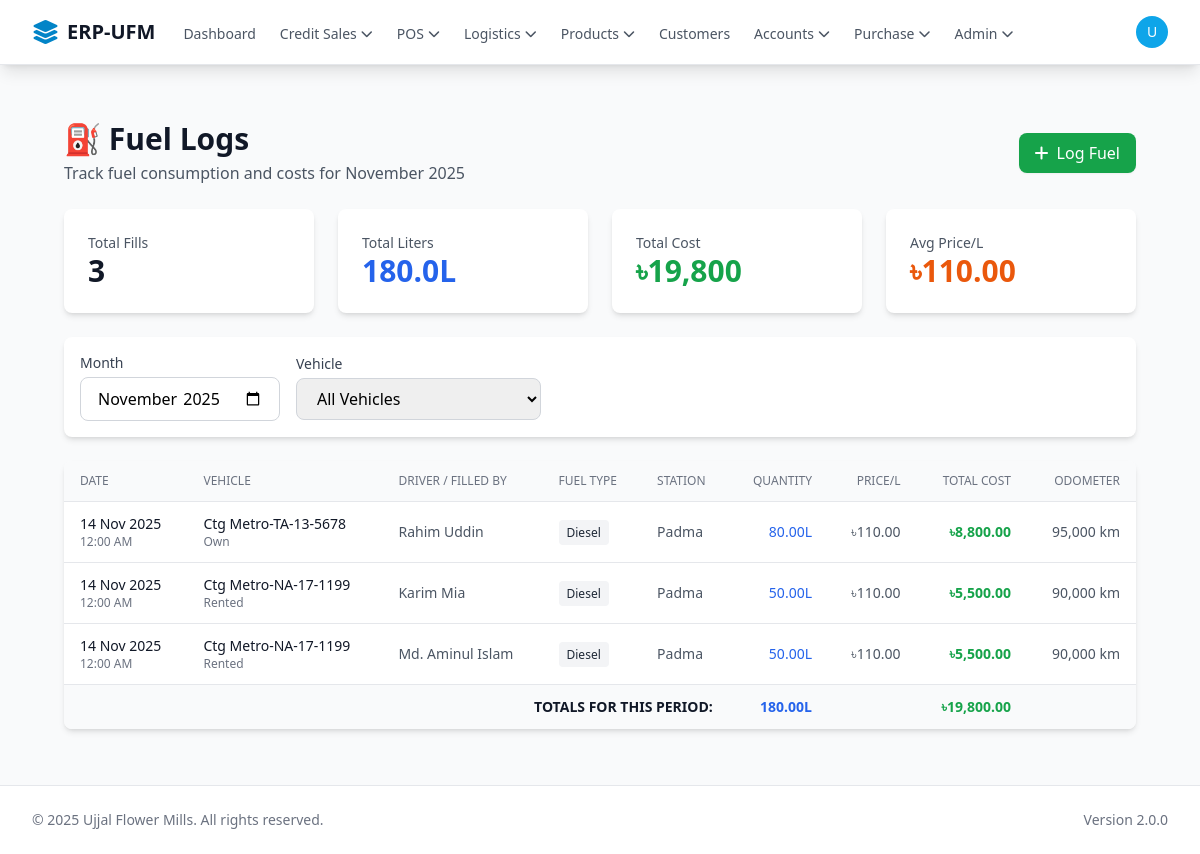
/logistics/fuel/index.php (signed in), run on the app's committed database.
### tables this page shows
CREATE TABLE `fuel_logs` (
  `id` int(11) NOT NULL,
  `vehicle_id` int(11) NOT NULL,
  `trip_id` int(11) DEFAULT NULL,
  `fuel_date` date NOT NULL,
  `fuel_type` varchar(50) DEFAULT NULL,
  `quantity_liters` decimal(8,2) NOT NULL,
  `price_per_liter` decimal(10,2) NOT NULL,
  `total_cost` decimal(10,2) GENERATED ALWAYS AS (`quantity_liters` * `price_per_liter`) STORED,
  `odometer_reading` int(11) DEFAULT NULL,
  `filled_by` varchar(255) DEFAULT NULL,
  `station_name` varchar(255) DEFAULT NULL,
  `receipt_number` varchar(100) DEFAULT NULL,
  `notes` text DEFAULT NULL,
  `created_by_user_id` bigint(20) UNSIGNED DEFAULT NULL,
  `created_at` timestamp NULL DEFAULT current_timestamp(),
  `payment_account_id` int(11) DEFAULT NULL COMMENT 'FK to chart_of_accounts - which cash/bank account was used',
  `handled_by_employee_id` int(11) DEFAULT NULL COMMENT 'FK to employees - who handled the transaction',
  `journal_entry_id` int(11) DEFAULT NULL COMMENT 'FK to journal_entries'
);

CREATE TABLE `vehicles` (
  `id` int(11) NOT NULL,
  `vehicle_number` varchar(50) NOT NULL,
  `vehicle_type` enum('Own','Rented') NOT NULL DEFAULT 'Own',
  `category` enum('Truck','Van','Pickup','Motorcycle','Other') DEFAULT 'Truck',
  `capacity_kg` decimal(10,2) DEFAULT 0.00,
  `fuel_type` enum('Diesel','Petrol','CNG','Electric') DEFAULT 'Diesel',
  `make` varchar(100) DEFAULT NULL,
  `model` varchar(100) DEFAULT NULL,
  `year` int(11) DEFAULT NULL,
  `status` enum('Active','Maintenance','Inactive') DEFAULT 'Active',
  `ownership_status` enum('Owned','Leased','Rented') DEFAULT 'Owned',
  `assigned_branch_id` bigint(20) UNSIGNED DEFAULT NULL,
  `rental_rate_per_day` decimal(10,2) DEFAULT NULL,
  `rental_start_date` date DEFAULT NULL,
  `rental_end_date` date DEFAULT NULL,
  `rental_vendor_name` varchar(255) DEFAULT NULL,
  `rental_vendor_phone` varchar(20) DEFAULT NULL,
  `purchase_date` date DEFAULT NULL,
  `purchase_price` decimal(12,2) DEFAULT NULL,
  `current_mileage` decimal(10,2) DEFAULT 0.00,
  `next_service_due_date` date DEFAULT NULL,
  `next_service_due_mileage` decimal(10,2) DEFAULT NULL,
  `notes` text DEFAULT NULL,
  `created_at` timestamp NULL DEFAULT current_timestamp(),
  `updated_at` timestamp NULL DEFAULT current_timestamp() ON UPDATE current_timestamp()
);

### core/init.php (called while the page is built, shortened)
<?php
spl_autoload_register(function ($class) {
    $class_file = __DIR__ . '/classes/' . $class . '.php';
});
$db = Database::getInstance();

### core/classes/Database.php (called while the page is built, shortened)
<?php
class Database
{
    private static $_instance = null;
    private $_pdo,
            $_query,
            $_error = false,
            $_results,
            $_count = 0;
    private function __construct()
    {
        try {
            $options = [
                PDO::ATTR_PERSISTENT => true,
                PDO::ATTR_ERRMODE => PDO::ERRMODE_EXCEPTION,
                PDO::ATTR_DEFAULT_FETCH_MODE => PDO::FETCH_OBJ,
                PDO::MYSQL_ATTR_INIT_COMMAND => "SET NAMES utf8mb4 COLLATE utf8mb4_unicode_ci"
            ];
            $this->_pdo = new PDO('mysql:host=' . DB_HOST . ';dbname=' . DB_NAME . ';charset=utf8mb4', DB_USER, DB_PASS, $options);
        } catch (PDOException $e) {
            error_log("Database Connection Error: " . $e->getMessage());
            die("Database connection failed. Please check logs or contact support.");
        }
    }
    public static function getInstance()
    {
        if (!isset(self::$_instance)) {
            self::$_instance = new Database();
        }
        return self::$_instance;
    }
    public function query($sql, $params = [])
    {
        $this->_results = [];
        try {
            $this->_query = $this->_pdo->prepare($sql);
            $success = $this->_query->execute($params);
            if ($success) {
                if (stripos(trim($sql), 'SELECT') === 0) {
                    $this->_results = $this->_query->fetchAll(PDO::FETCH_OBJ);
                } else {
                    $this->_count = $this->_query->rowCount();
                }
            }
        } catch (PDOException $e) {
            $this->_error = true;
            error_log("SQL Error [{$e->getCode()}]: {$e->getMessage()} in query: $sql | Params: " . print_r($params, true));
        }
        return $this;
    }
    public function results()
    {
        return $this->_results;
    }
    public function first()
    {
        return $this->_results[0] ?? null;
    }
}
?>

### logistics/fuel/index.php (the view, shortened to what this page needs)
<?php
require_once '../../core/init.php';
global $db;
$month = $_GET['month'] ?? date('Y-m');
$where_conditions = ["DATE_FORMAT(fl.fuel_date, '%Y-%m') = ?"];
$params = [$month];
$where_clause = 'WHERE ' . implode(' AND ', $where_conditions);
$fuel_logs = $db->query(
    "SELECT
        fl.*,
        v.vehicle_number,
        v.vehicle_type,
        -- This logic shows the DRIVER name if a trip is linked,
        -- otherwise it shows the EMPLOYEE name who filled it.
        COALESCE(d.driver_name, fl.filled_by) AS driver_name_to_display
    FROM fuel_logs fl
    JOIN vehicles v ON fl.vehicle_id = v.id
    LEFT JOIN trip_assignments ta ON fl.trip_id = ta.id
    LEFT JOIN drivers d ON ta.driver_id = d.id
    $where_clause
    ORDER BY fl.fuel_date DESC, fl.id DESC
    LIMIT 100",
    $params
)->results();
$summary = $db->query(
    "SELECT
        COUNT(*) as total_fills,
        SUM(fl.quantity_liters) as total_liters,
        SUM(fl.total_cost) as total_cost,
        AVG(fl.price_per_liter) as avg_price_per_liter
    FROM fuel_logs fl
    $where_clause",
    $params
)->first();
require_once '../../templates/header.php';
?>
<div class="max-w-screen-2xl mx-auto px-4 sm:px-6 lg:px-8 py-6">
<div class="flex justify-between items-center mb-6">
    <div>
        <h1 class="text-3xl font-bold text-gray-900">⛽ Fuel Logs</h1>
        <p class="text-gray-600 mt-1">Track fuel consumption and costs for <?php echo date("F Y", strtotime($month . "-01")); ?></p>
    </div>
    <a href="add.php" class="px-4 py-2 bg-green-600 text-white rounded-lg hover:bg-green-700 shadow-sm">
        <i class="fas fa-plus mr-2"></i>Log Fuel
    </a>
</div>
<div class="grid grid-cols-1 md:grid-cols-4 gap-6 mb-6">
    <div class="bg-white rounded-lg shadow-md p-6">
        <p class="text-sm text-gray-600">Total Fills</p>
        <p class="text-3xl font-bold text-gray-900"><?php echo $summary->total_fills ?? 0; ?></p>
    </div>
    <div class="bg-white rounded-lg shadow-md p-6">
        <p class="text-sm text-gray-600">Total Liters</p>
        <p class="text-3xl font-bold text-blue-600"><?php echo number_format($summary->total_liters ?? 0, 1); ?>L</p>
    </div>
    <div class="bg-white rounded-lg shadow-md p-6">
        <p class="text-sm text-gray-600">Total Cost</p>
        <p class="text-3xl font-bold text-green-600">৳<?php echo number_format($summary->total_cost ?? 0, 0); ?></p>
    </div>
    <div class="bg-white rounded-lg shadow-md p-6">
        <p class="text-sm text-gray-600">Avg Price/L</p>
        <p class="text-3xl font-bold text-orange-600">৳<?php echo number_format($summary->avg_price_per_liter ?? 0, 2); ?></p>
    </div>
</div>
<div class="bg-white rounded-lg shadow-md p-4 mb-6">
    <form method="GET" class="flex flex-wrap gap-4 items-center">
        <div>
            <label for="month_filter" class="block text-sm font-medium text-gray-700 mb-1">Month</label>
            <input type="month" id="month_filter" name="month" class="px-4 py-2 border border-gray-300 rounded-lg"
                   value="<?php echo $month; ?>" onchange="this.form.submit()">
        </div>
        <div>
            <label for="vehicle_filter" class="block text-sm font-medium text-gray-700 mb-1">Vehicle</label>
            <select id="vehicle_filter" name="vehicle" class="px-4 py-2 border border-gray-300 rounded-lg" onchange="this.form.submit()">
                <option value="all">All Vehicles</option>
            </select>
        </div>
    </form>
</div>
<div class="bg-white rounded-lg shadow-md overflow-hidden">
    <div class="overflow-x-auto">
        <table class="min-w-full divide-y divide-gray-200">
            <thead class="bg-gray-50">
                <tr>
                    <th class="px-4 py-3 text-left text-xs font-medium text-gray-500 uppercase">Date</th>
                    <th class="px-4 py-3 text-left text-xs font-medium text-gray-500 uppercase">Vehicle</th>
                    <th class="px-4 py-3 text-left text-xs font-medium text-gray-500 uppercase">Driver / Filled By</th>
                    <th class="px-4 py-3 text-left text-xs font-medium text-gray-500 uppercase">Fuel Type</th>
                    <th class="px-4 py-3 text-left text-xs font-medium text-gray-500 uppercase">Station</th>
                    <th class="px-4 py-3 text-right text-xs font-medium text-gray-500 uppercase">Quantity</th>
                    <th class="px-4 py-3 text-right text-xs font-medium text-gray-500 uppercase">Price/L</th>
                    <th class="px-4 py-3 text-right text-xs font-medium text-gray-500 uppercase">Total Cost</th>
                    <th class="px-4 py-3 text-right text-xs font-medium text-gray-500 uppercase">Odometer</th>
                </tr>
            </thead>
            <tbody class="bg-white divide-y divide-gray-200">
                <?php if (empty($fuel_logs)): ?>
                <tr>
                    <td colspan="9" class="px-4 py-8 text-center text-gray-500">
                        <i class="fas fa-exclamation-circle text-2xl mb-2"></i>
                        <p>No fuel logs found for this period.</p>
                    </td>
                </tr>
                <?php else: ?>
                    <?php foreach ($fuel_logs as $log): ?>
                    <tr class="hover:bg-gray-50">
                        <td class="px-4 py-3 text-sm text-gray-900">
                            <?php echo date('d M Y', strtotime($log->fuel_date)); ?>
                            <div class="text-xs text-gray-500">
                                <?php echo date('h:i A', strtotime($log->fuel_date)); ?>
                            </div>
                        </td>
                        <td class="px-4 py-3 text-sm">
                            <div class="font-medium text-gray-900">
                                <?php echo htmlspecialchars($log->vehicle_number); ?>
                            </div>
                            <div class="text-xs text-gray-500">
                                <?php echo htmlspecialchars($log->vehicle_type ?? 'N/A'); ?>
                            </div>
                        </td>
                        <td class="px-4 py-3 text-sm text-gray-600">
                            <?php echo $log->driver_name_to_display ? htmlspecialchars($log->driver_name_to_display) : '-'; ?>
                        </td>
                        <td class="px-4 py-3 text-sm">
                            <span class="px-2 py-1 bg-gray-100 text-gray-800 rounded text-xs font-medium">
                                <?php echo htmlspecialchars($log->fuel_type); ?>
                            </span>
                        </td>
                        <td class="px-4 py-3 text-sm text-gray-600">
                            <?php echo $log->station_name ? htmlspecialchars($log->station_name) : '-'; ?>
                        </td>
                        <td class="px-4 py-3 text-sm text-right font-medium text-blue-600">
                            <?php echo number_format($log->quantity_liters, 2); ?>L
                        </td>
                        <td class="px-4 py-3 text-sm text-right text-gray-600">
                            ৳<?php echo number_format($log->price_per_liter, 2); ?>
                        </td>
                        <td class="px-4 py-3 text-sm text-right font-bold text-green-600">
                            ৳<?php echo number_format($log->total_cost, 2); ?>
                        </td>
                        <td class="px-4 py-3 text-sm text-right text-gray-600">
                            <?php echo $log->odometer_reading ? number_format($log->odometer_reading, 0) . ' km' : '-'; ?>
                        </td>
                    </tr>
                    <?php endforeach; ?>
                <?php endif; ?>
            </tbody>
            <?php if (!empty($fuel_logs)): ?>
            <tfoot class="bg-gray-50">
                <tr>
                    <td colspan="5" class="px-4 py-3 text-sm font-bold text-gray-900 text-right">TOTALS FOR THIS PERIOD:</td>
                    <td class="px-4 py-3 text-sm font-bold text-blue-600 text-right">
                        <?php echo number_format($summary->total_liters, 2); ?>L
                    </td>
                    <td class="px-4 py-3"></td>
                    <td class="px-4 py-3 text-sm font-bold text-green-600 text-right">
                        ৳<?php echo number_format($summary->total_cost, 2); ?>
                    </td>
                    <td class="px-4 py-3"></td>
                </tr>
            </tfoot>
            <?php endif; ?>
        </table>
    </div>
</div>
</div>
<?php require_once '../../templates/footer.php'; ?>

### data on the page
fuel_logs: fuel_date "14 Nov 2025", fuel_date "12:00 AM", vehicle.vehicle_number "Ctg Metro-TA-13-5678", vehicle.vehicle_type "Own", driver_name_to_display "Rahim Uddin", fuel_type "Diesel", station_name "Padma", quantity_liters "80.00", price_per_liter "110.00", total_cost "8,800.00", odometer_reading "95,000"
fuel_logs: fuel_date "14 Nov 2025", fuel_date "12:00 AM", vehicle.vehicle_number "Ctg Metro-NA-17-1199", vehicle.vehicle_type "Rented", driver_name_to_display "Karim Mia", fuel_type "Diesel", station_name "Padma", quantity_liters "50.00", price_per_liter "110.00", total_cost "5,500.00", odometer_reading "90,000"
fuel_logs: fuel_date "14 Nov 2025", fuel_date "12:00 AM", vehicle.vehicle_number "Ctg Metro-NA-17-1199", vehicle.vehicle_type "Rented", driver_name_to_display "Md. Aminul Islam", fuel_type "Diesel", station_name "Padma", quantity_liters "50.00", price_per_liter "110.00", total_cost "5,500.00", odometer_reading "90,000"

### other printed values
APP_NAME "ERP-UFM"
substr($currentUser['display_name'] ?? 'U', 0, 1) "U"
date("F Y", strtotime($month . "-01")) "November 2025"
$summary->total_fills "3"
$summary->total_liters "180.0"
$summary->total_cost "19,800"
$summary->avg_price_per_liter "110.00"
$summary->total_liters "180.00"
$summary->total_cost "19,800.00"
APP_VERSION "2.0.0"
